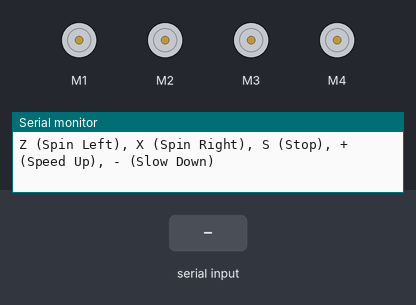
Bench run of a sketch on a simulated Arduino Uno, built with avr-gcc and run on an emulated ATmega328P. On the bench: 4 × DC motor (green arrow = forward, orange = backward, longer = faster), the last lines printed to the serial monitor. The inputs (shaded band) are chosen by the test bench.

Above: at 1.3 s.
1.4 s: "F" received over Serial
At 2.3 s:
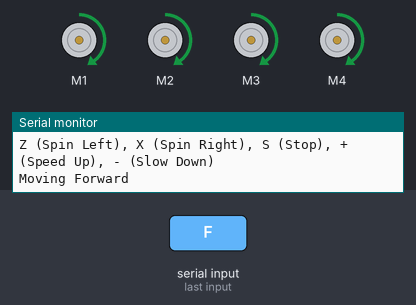
2.9 s: "B" received over Serial
At 3.5 s:
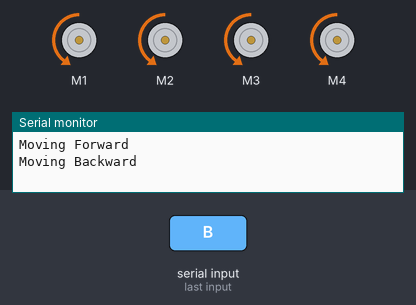
4.4 s: "L" received over Serial
At 5.6 s:
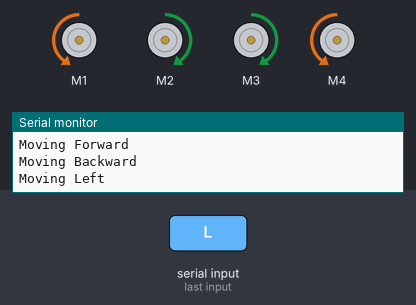
5.9 s: "R" received over Serial
At 7.0 s:
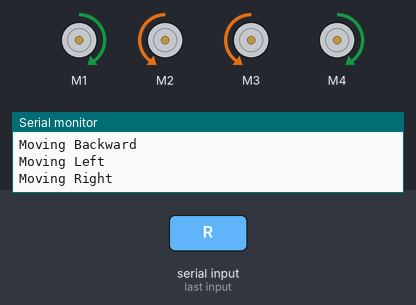
7.4 s: "1" received over Serial
At 8.1 s:
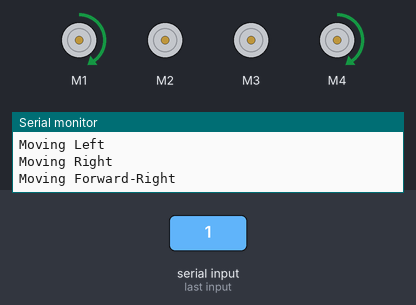
8.9 s: "2" received over Serial
At 9.3 s:
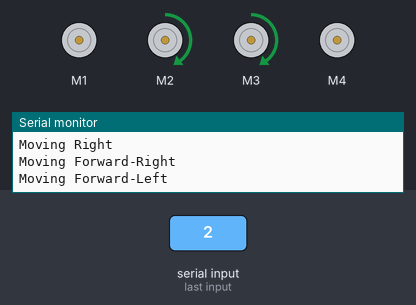
Timing chart, 0 to 11.4 s (numbered marks = the images above; inputs shaded):
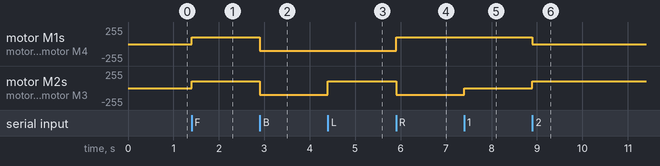

Measured:
- after the input at 1.4 s, motor M1–4: stopped → forward 100/255 at once
- after the input at 2.9 s, motor M1–4: forward 100/255 → backward 100/255 at once
- after the input at 4.4 s, motor M2, motor M3: backward 100/255 → forward 100/255 at once
- after the input at 5.9 s, motor M1, motor M4: backward 100/255 → forward 100/255 at once; motor M2, motor M3: forward 100/255 → backward 100/255 at once
- after the input at 7.4 s, motor M2, motor M3: backward 100/255 → stopped at once
- after the input at 8.9 s, motor M1, motor M4: forward 100/255 → stopped at once; motor M2, motor M3: stopped → forward 100/255 at once

The sketch:

omni_dierectional_rover.ino
```cpp
#include <AFMotor.h>

// Motor initialization
AF_DCMotor motor1(1);
AF_DCMotor motor2(2);
AF_DCMotor motor3(3);
AF_DCMotor motor4(4);

char command;
int speed = 100;

void setup() {
  Serial.begin(9600);

  // Set initial speed for all motors
  motor1.setSpeed(speed);
  motor2.setSpeed(speed);
  motor3.setSpeed(speed);
  motor4.setSpeed(speed);

  // Display available commands
  Serial.println("Omni-directional Robot Ready");
  Serial.println("Commands: F (Forward), B (Backward), L (Left), R (Right),");
  Serial.println("1 (Forward-Right), 2 (Forward-Left), 3 (Backward-Right), 4 (Backward-Left),");
  Serial.println("Z (Spin Left), X (Spin Right), S (Stop), + (Speed Up), - (Slow Down)");
}

void loop() {
  // Check if a command is received
  if (Serial.available()) {
    command = Serial.read();
    processCommand(command);
  }
}

void processCommand(char cmd) {
  switch (cmd) {
    case 'F':
      move(FORWARD, FORWARD, FORWARD, FORWARD);
      Serial.println("Moving Forward");
      break;
    case 'B':
      move(BACKWARD, BACKWARD, BACKWARD, BACKWARD);
      Serial.println("Moving Backward");
      break;
    case 'L':
      move(BACKWARD, FORWARD, FORWARD, BACKWARD);
      Serial.println("Moving Left");
      break;
    case 'R':
      move(FORWARD, BACKWARD, BACKWARD, FORWARD);
      Serial.println("Moving Right");
      break;
    case '1': // Forward-Right
      move(FORWARD, RELEASE, RELEASE, FORWARD);
      Serial.println("Moving Forward-Right");
      break;
    case '2': // Forward-Left
      move(RELEASE, FORWARD, FORWARD, RELEASE);
      Serial.println("Moving Forward-Left");
      break;
    case '3': // Backward-Right
      move(BACKWARD, RELEASE, RELEASE, BACKWARD);
      Serial.println("Moving Backward-Right");
      break;
    case '4': // Backward-Left
      move(RELEASE, BACKWARD, BACKWARD, RELEASE);
      Serial.println("Moving Backward-Left");
      break;
    case 'Z': // Spin Left
      move(BACKWARD, FORWARD, BACKWARD, FORWARD);
      Serial.println("Spinning Left");
      break;
    case 'X': // Spin Right
      move(FORWARD, BACKWARD, FORWARD, BACKWARD);
      Serial.println("Spinning Right");
      break;
    case 'S':
      stopMotors();
      Serial.println("Stopped");
      break;
    case '+':
      adjustSpeed(10); // Increase speed by 10
      break;
    case '-':
      adjustSpeed(-10); // Decrease speed by 10
      break;
    default:
      Serial.println("Invalid Command");
  }
}

void move(int m1Dir, int m2Dir, int m3Dir, int m4Dir) {
  motor1.run(m1Dir);
  motor2.run(m2Dir);
  motor3.run(m3Dir);
  motor4.run(m4Dir);
}

void stopMotors() {
  motor1.run(RELEASE);
  motor2.run(RELEASE);
  motor3.run(RELEASE);
  motor4.run(RELEASE);
}

void adjustSpeed(int delta) {
  speed = constrain(speed + delta, 0, 255); // Adjust speed within valid range
  motor1.setSpeed(speed);
  motor2.setSpeed(speed);
  motor3.setSpeed(speed);
  motor4.setSpeed(speed);

  Serial.print("Speed adjusted to: ");
  Serial.println(speed);
}
```
